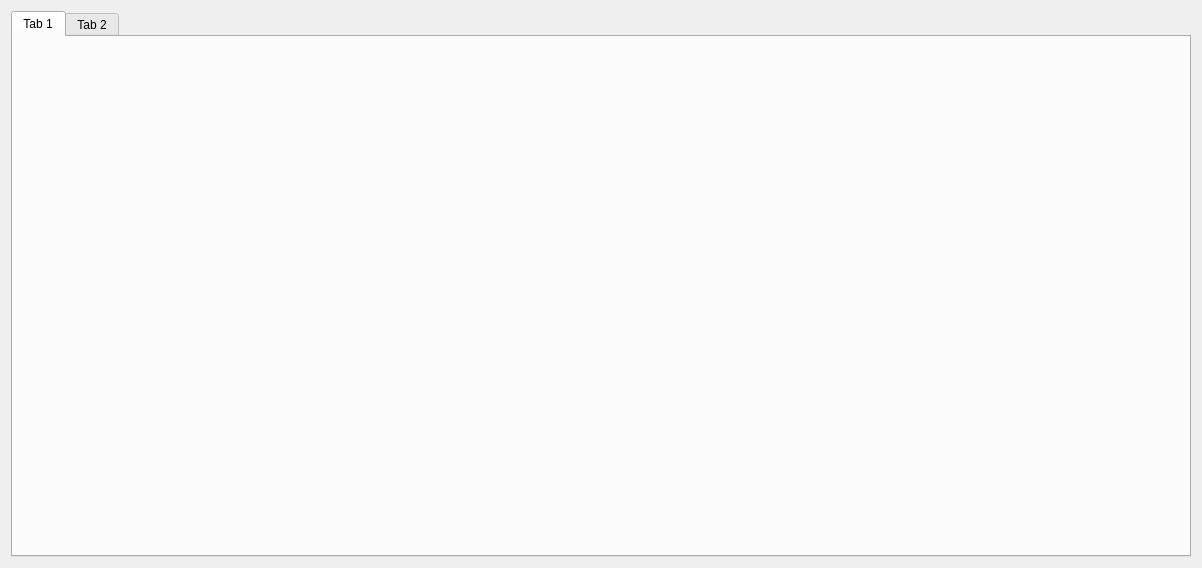
<?xml version="1.0" encoding="UTF-8"?>
<ui version="4.0">
 <class>Dialog</class>
 <widget class="QDialog" name="Dialog">
  <property name="geometry">
   <rect>
    <x>0</x>
    <y>0</y>
    <width>1202</width>
    <height>568</height>
   </rect>
  </property>
  <property name="windowTitle">
   <string>Dialog</string>
  </property>
  <layout class="QVBoxLayout" name="verticalLayout">
   <item>
    <widget class="QTabWidget" name="tabWidget">
     <widget class="QWidget" name="tab">
      <attribute name="title">
       <string>Tab 1</string>
      </attribute>
     </widget>
     <widget class="QWidget" name="tab_2">
      <attribute name="title">
       <string>Tab 2</string>
      </attribute>
     </widget>
    </widget>
   </item>
  </layout>
 </widget>
 <resources/>
 <connections/>
</ui>
